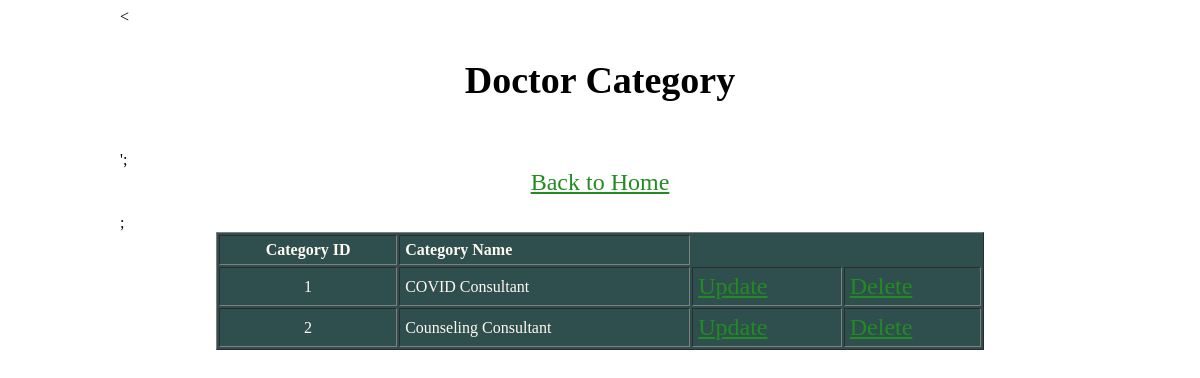
The app's page /display_doctor_catergory.php with its own data.
### tables this page shows
CREATE TABLE `doctor_category` (
  `cat_id` int(10) NOT NULL,
  `category_name` varchar(23) NOT NULL
);

### display_doctor_catergory.php (the view, shortened to what this page needs)
<?php
include("connection.php");?>
<<!DOCTYPE html>
<html>
<head>
</head>
<body>
</body>
</html>
<h2 style="font-size:38px;"><center>Doctor Category</center></h2><br>';
<center><a href="menu.html">Back to Home </a></center><br>;
<table width = "80%" border="1" cellspacing="2" cellpadding="5" align="center" style="background-color:darkSlategray; color:floralwhite;">
	<tr>
		<td align="center"><strong>Category ID</strong></td>
		<td><strong>Category Name</strong></td>
	</tr>
    <?php
		$sql = "SELECT * FROM `doctor_category`";
		$result = mysqli_query($link,$sql);
		if(mysqli_num_rows($result) > 0)
		{
			while($row = mysqli_fetch_assoc($result))
			{
				echo "<tr>";
				echo "<td align = 'center'>".$row["cat_id"]."</td>";
				echo "<td>".$row["category_name"]."</td>";
				echo "<td><a href='update_doctor_category_form.php?cat_id=".$row['cat_id']."'>Update</a></td>";
				echo "<td><a href='delete_doctor_category.php?cat_id=".$row['cat_id']."'>Delete</a></td>";
				echo "</tr>";
			}
		}
     ?>
</table>

### display_doctor_catergory.php (style rules this page uses)
body { background-image: url("https://p1.pxfuel.com/preview/312/952/22/white-structure-texture-background-ceiling-whitish.jpg"); background-position: center; background-size: cover; height: 700px; margin-left: 10%; margin-right: 10%; }
a { color: forestgreen; font-size: 24px; }

### records on screen
doctor_category: cat_id "1", category_name "COVID Consultant"
doctor_category: cat_id "2", category_name "Counseling Consultant"
